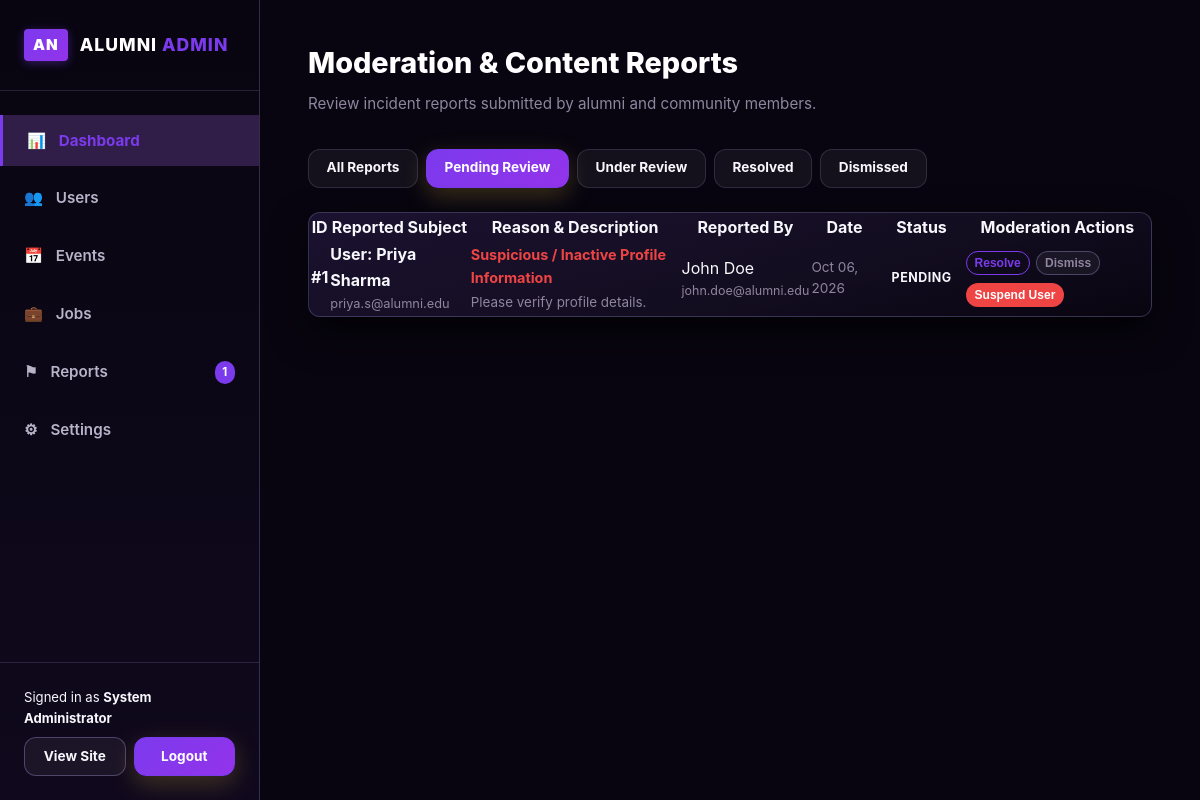
The app's page /admin/reports.php?status=pending (signed in) with its own data.
### tables this page shows
CREATE TABLE IF NOT EXISTS reports (
    id INT AUTO_INCREMENT PRIMARY KEY,
    reporter_id INT NOT NULL,
    reported_user_id INT NULL,
    event_id INT NULL,
    job_id INT NULL,
    message_id INT NULL,
    reason VARCHAR(150) NOT NULL,
    description TEXT NULL,
    status ENUM('pending', 'reviewed', 'resolved', 'dismissed') NOT NULL DEFAULT 'pending',
    created_at TIMESTAMP DEFAULT CURRENT_TIMESTAMP,
    FOREIGN KEY (reporter_id) REFERENCES users(id) ON DELETE CASCADE,
    FOREIGN KEY (reported_user_id) REFERENCES users(id) ON DELETE CASCADE,
    FOREIGN KEY (event_id) REFERENCES events(id) ON DELETE CASCADE,
    FOREIGN KEY (job_id) REFERENCES jobs(id) ON DELETE CASCADE,
    FOREIGN KEY (message_id) REFERENCES messages(id) ON DELETE CASCADE
);

CREATE TABLE IF NOT EXISTS users (
    id INT AUTO_INCREMENT PRIMARY KEY,
    username VARCHAR(50) NOT NULL UNIQUE,
    first_name VARCHAR(50) NOT NULL,
    last_name VARCHAR(50) NOT NULL,
    email VARCHAR(100) NOT NULL UNIQUE,
    password VARCHAR(255) NOT NULL,
    role ENUM('alumni', 'admin') NOT NULL DEFAULT 'alumni',
    status ENUM('active', 'suspended') NOT NULL DEFAULT 'active',
    created_at TIMESTAMP DEFAULT CURRENT_TIMESTAMP
);

### config/db.php (called while the page is built, shortened)
<?php
$db_host = '127.0.0.1';
$db_name = 'alumni_network';
$db_user = 'root';
$db_pass = '';
try {
    $db_connected = true;
} catch (PDOException $e) {
    try {
        $root_pdo = new PDO("mysql:host={$db_host};charset=utf8mb4", $db_user, $db_pass);
        $root_pdo->exec("CREATE DATABASE IF NOT EXISTS `{$db_name}` CHARACTER SET utf8mb4 COLLATE utf8mb4_unicode_ci");
        $pdo = new PDO("mysql:host={$db_host};dbname={$db_name};charset=utf8mb4", $db_user, $db_pass, [
            PDO::ATTR_ERRMODE => PDO::ERRMODE_EXCEPTION,
            PDO::ATTR_DEFAULT_FETCH_MODE => PDO::FETCH_ASSOC
        ]);
        $schemaPath = __DIR__ . '/../database/schema.sql';
        if (file_exists($schemaPath)) {
            $sql = file_get_contents($schemaPath);
            $pdo->exec($sql);
        }
        $db_connected = true;
    } catch (Exception $sub_ex) {
        $db_connected = false;
    }
}

### admin/reports.php (the view, shortened to what this page needs)
<?php
require_once __DIR__ . '/../config/db.php';
require_once __DIR__ . '/../includes/functions.php';
$statusFilter = trim($_GET['status'] ?? '');
$reports = [];
if ($db_connected && $pdo) {
    try {
        $sql = "
            SELECT r.*,
                   CONCAT(u_rep.first_name, ' ', u_rep.last_name) AS reporter_name,
                   u_rep.email AS reporter_email,
                   CONCAT(u_tgt.first_name, ' ', u_tgt.last_name) AS reported_user_name,
                   u_tgt.email AS reported_user_email,
                   u_tgt.status AS reported_user_status,
                   e.title AS event_title,
                   j.title AS job_title
            FROM reports r
            LEFT JOIN users u_rep ON r.reporter_id = u_rep.id
            LEFT JOIN users u_tgt ON r.reported_user_id = u_tgt.id
            LEFT JOIN events e ON r.event_id = e.id
            LEFT JOIN jobs j ON r.job_id = j.id
        ";
        $params = [];
        if (!empty($statusFilter)) {
            $sql .= " WHERE r.status = ?";
            $params[] = $statusFilter;
        }
        $sql .= " ORDER BY r.created_at DESC";
        $stmt = $pdo->prepare($sql);
        $stmt->execute($params);
        $reports = $stmt->fetchAll();
    } catch (Exception $e) {
        $reports = [];
    }
}
?>
<!DOCTYPE html>
<html lang="en">
<head>
    <link rel="stylesheet" href="../assets/css/style.css">
</head>
<body style="background: var(--bg-color);">
    <div style="display: flex; min-height: 100vh;">
        <?php require_once __DIR__ . '/includes/sidebar.php'; ?>
        <main style="flex: 1; padding: 2.5rem 3rem; overflow-y: auto;">
            <div style="display: flex; justify-content: space-between; align-items: center; margin-bottom: 2rem; flex-wrap: wrap; gap: 1rem;">
                <div>
                    <h1 style="color: var(--text-light); font-size: 1.8rem; font-weight: 800; margin: 0 0 0.4rem 0;">
                        Moderation & Content Reports
                    </h1>
                    <p style="color: var(--text-muted); font-size: 0.95rem; margin: 0;">
                        Review incident reports submitted by alumni and community members.
                    </p>
                </div>
            </div>
            <div style="display: flex; gap: 0.5rem; margin-bottom: 1.5rem; flex-wrap: wrap;">
                <a href="reports.php" class="btn <?php echo empty($statusFilter) ? 'btn-gold' : 'btn-outline-light'; ?> btn-sm" style="<?php echo empty($statusFilter) ? '' : 'color: var(--text-color); border-color: var(--border-color);'; ?>">
                    All Reports
                </a>
                <a href="reports.php?status=pending" class="btn <?php echo ($statusFilter === 'pending') ? 'btn-gold' : 'btn-outline-light'; ?> btn-sm" style="<?php echo ($statusFilter === 'pending') ? '' : 'color: var(--text-color); border-color: var(--border-color);'; ?>">
                    Pending Review
                </a>
                <a href="reports.php?status=reviewed" class="btn <?php echo ($statusFilter === 'reviewed') ? 'btn-gold' : 'btn-outline-light'; ?> btn-sm" style="<?php echo ($statusFilter === 'reviewed') ? '' : 'color: var(--text-color); border-color: var(--border-color);'; ?>">
                    Under Review
                </a>
                <a href="reports.php?status=resolved" class="btn <?php echo ($statusFilter === 'resolved') ? 'btn-gold' : 'btn-outline-light'; ?> btn-sm" style="<?php echo ($statusFilter === 'resolved') ? '' : 'color: var(--text-color); border-color: var(--border-color);'; ?>">
                    Resolved
                </a>
                <a href="reports.php?status=dismissed" class="btn <?php echo ($statusFilter === 'dismissed') ? 'btn-gold' : 'btn-outline-light'; ?> btn-sm" style="<?php echo ($statusFilter === 'dismissed') ? '' : 'color: var(--text-color); border-color: var(--border-color);'; ?>">
                    Dismissed
                </a>
            </div>
            <div class="card" style="padding: 0; overflow-x: auto;">
                <table class="table" style="margin: 0;">
                    <thead>
                        <tr>
                            <th>ID</th>
                            <th>Reported Subject</th>
                            <th>Reason & Description</th>
                            <th>Reported By</th>
                            <th>Date</th>
                            <th>Status</th>
                            <th>Moderation Actions</th>
                        </tr>
                    </thead>
                    <tbody>
                        <?php if (empty($reports)): ?>
                            <tr>
                                <td colspan="7" style="text-align: center; padding: 3rem; color: var(--text-muted);">
                                    No reports found matching the selected filter.
                                </td>
                            </tr>
                        <?php else: ?>
                            <?php foreach ($reports as $r): ?>
                                <tr>
                                    <td><strong>#<?php echo $r['id']; ?></strong></td>
                                    <td>
                                        <?php if (!empty($r['reported_user_name'])): ?>
                                            <div>
                                                <strong>User: <?php echo htmlspecialchars($r['reported_user_name']); ?></strong>
                                                <div style="font-size: 0.8rem; color: var(--text-muted);"><?php echo htmlspecialchars($r['reported_user_email']); ?></div>
                                            </div>
                                        <?php elseif (!empty($r['event_title'])): ?>
                                            <div><strong>Event:</strong> <?php echo htmlspecialchars($r['event_title']); ?></div>
                                        <?php elseif (!empty($r['job_title'])): ?>
                                            <div><strong>Job:</strong> <?php echo htmlspecialchars($r['job_title']); ?></div>
                                        <?php elseif (!empty($r['message_id'])): ?>
                                            <div><strong>Direct Message #<?php echo $r['message_id']; ?></strong></div>
                                        <?php else: ?>
                                            <span style="color: var(--text-muted);">General Platform Item</span>
                                        <?php endif; ?>
                                    </td>
                                    <td style="max-width: 280px;">
                                        <div style="font-weight: 700; color: var(--danger-color); font-size: 0.9rem;">
                                            <?php echo htmlspecialchars($r['reason']); ?>
                                        </div>
                                        <?php if (!empty($r['description'])): ?>
                                            <div style="font-size: 0.84rem; color: var(--text-muted); margin-top: 0.2rem;">
                                                <?php echo htmlspecialchars($r['description']); ?>
                                            </div>
                                        <?php endif; ?>
                                    </td>
                                    <td>
                                        <div><?php echo htmlspecialchars($r['reporter_name'] ?? 'Alumnus'); ?></div>
                                        <div style="font-size: 0.78rem; color: var(--text-muted);"><?php echo htmlspecialchars($r['reporter_email'] ?? ''); ?></div>
                                    </td>
                                    <td style="font-size: 0.85rem; color: var(--text-muted);">
                                        <?php echo date('M d, Y', strtotime($r['created_at'])); ?>
                                    </td>
                                    <td>
                                        <?php if ($r['status'] === 'pending'): ?>
                                            <span class="badge badge-warning">Pending</span>
                                        <?php elseif ($r['status'] === 'reviewed'): ?>
                                            <span class="badge" style="background: var(--info-bg); color: var(--info-color);">Reviewed</span>
                                        <?php elseif ($r['status'] === 'resolved'): ?>
                                            <span class="badge badge-success">Resolved</span>
                                        <?php else: ?>
                                            <span class="badge badge-secondary">Dismissed</span>
                                        <?php endif; ?>
                                    </td>
                                    <td>
                                        <div style="display: flex; gap: 0.4rem; flex-wrap: wrap;">
                                            <?php if ($r['status'] !== 'resolved'): ?>
                                                <form method="POST" action="reports.php" style="display: inline;">
                                                    <button type="submit" class="btn btn-outline-gold btn-sm" style="font-size: 0.75rem; padding: 0.25rem 0.5rem;" title="Mark Resolved">
                                                        Resolve
                                                    </button>
                                                </form>
                                            <?php endif; ?>
                                            <?php if ($r['status'] === 'pending'): ?>
                                                <form method="POST" action="reports.php" style="display: inline;">
                                                    <button type="submit" class="btn btn-outline-light btn-sm" style="font-size: 0.75rem; padding: 0.25rem 0.5rem; color: var(--text-muted);" title="Dismiss Report">
                                                        Dismiss
                                                    </button>
                                                </form>
                                            <?php endif; ?>
                                            <?php if (!empty($r['reported_user_id']) && ($r['reported_user_status'] ?? '') !== 'suspended'): ?>
                                                <form method="POST" action="reports.php" style="display: inline;" onsubmit="return confirm('Are you sure you want to suspend this user account?');">
                                                    <button type="submit" class="btn btn-sm" style="background: var(--danger-color); color: #fff; font-size: 0.75rem; padding: 0.25rem 0.5rem;">
                                                        Suspend User
                                                    </button>
                                                </form>
                                            <?php endif; ?>
                                        </div>
                                    </td>
                                </tr>
                            <?php endforeach; ?>
                        <?php endif; ?>
                    </tbody>
                </table>
            </div>
        </main>
    </div>
</body>
</html>

### records on screen
reports: id "1", reported_user_name "Priya Sharma", reported_user.email "priya.s@alumni.edu", reason "Suspicious / Inactive Profile Information", description "Please verify profile details.", reporter_name "John Doe", reporter.email "john.doe@alumni.edu", created_at "Oct 06, 2026", status "PENDING"

### other values on screen
$pendingRepCount "1"
$_SESSION['user_name'] "System Administrator"
